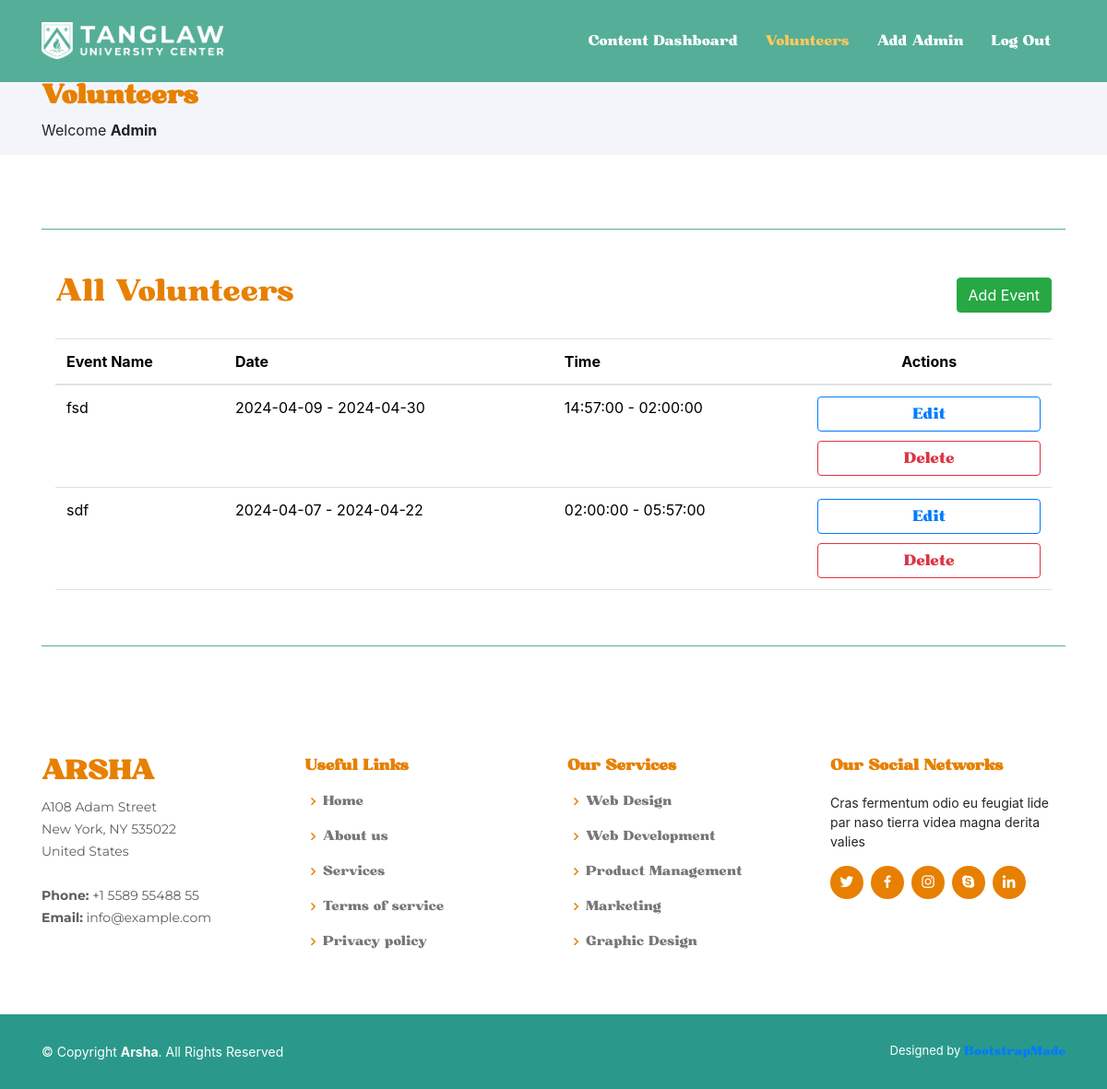
Page /admin/userDashboard.php (signed in) on the earlier database version.
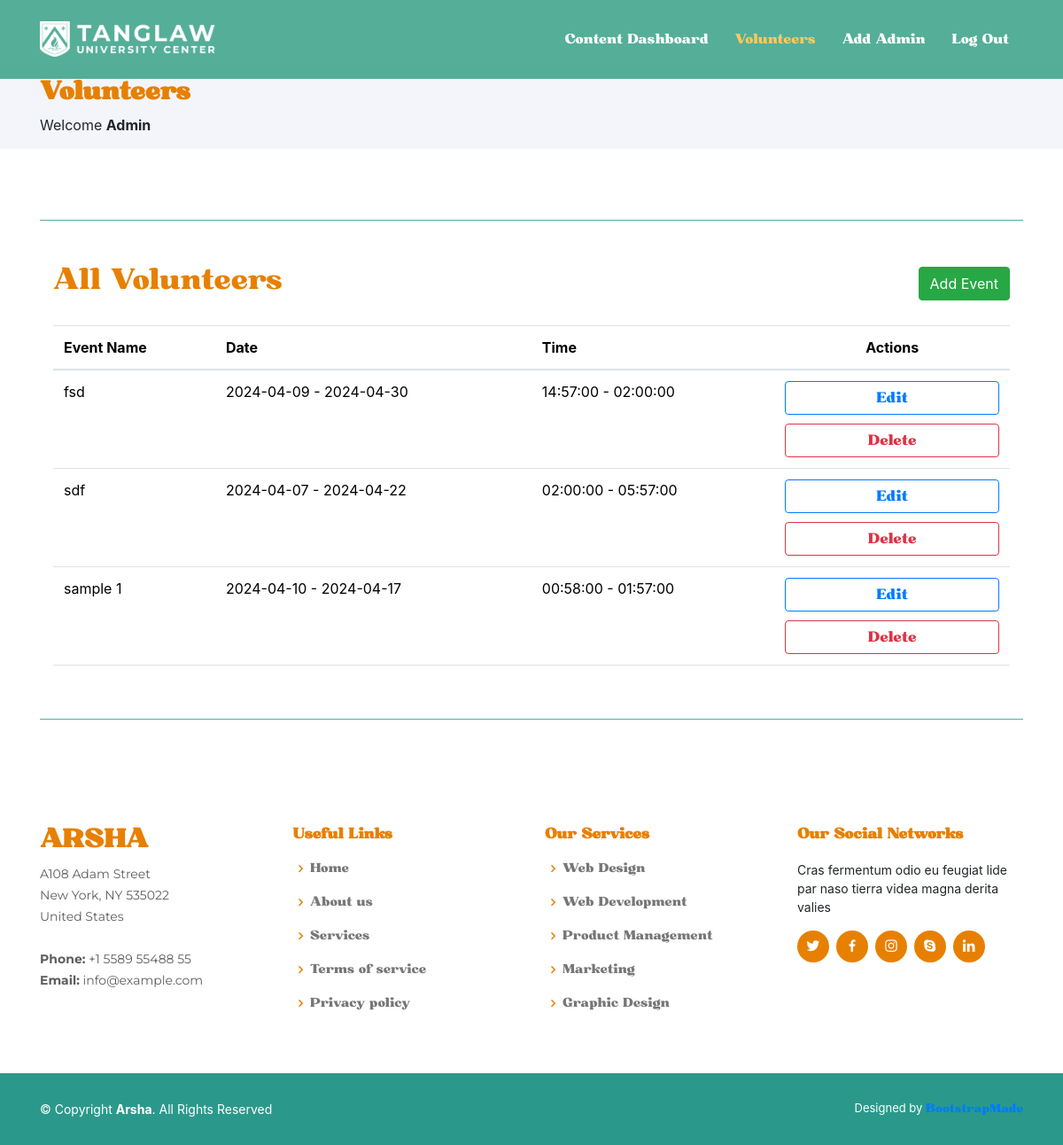
Same page on the later database version.
### tables this page shows
CREATE TABLE `events` (
  `event_image` longblob NOT NULL,
  `event_name` varchar(255) NOT NULL,
  `event_location` varchar(255) NOT NULL,
  `event_contact_person` varchar(255) NOT NULL,
  `event_contact` varchar(11) NOT NULL,
  `event_date_start` date NOT NULL,
  `event_date_end` date NOT NULL,
  `event_time_start` time NOT NULL,
  `event_time_end` time NOT NULL,
  `event_content` mediumtext NOT NULL,
  `event_id` int(11) NOT NULL
);

### admin/userDashboard.php (the view, shortened to what the changed rows need)
<!DOCTYPE html>
<html lang="en">
<head>
  <link href="../assets/vendor/aos/aos.css" rel="stylesheet">
  <link href="../assets/vendor/bootstrap/css/bootstrap.min.css" rel="stylesheet">
  <link href="../assets/vendor/bootstrap-icons/bootstrap-icons.css" rel="stylesheet">
  <link href="../assets/vendor/boxicons/css/boxicons.min.css" rel="stylesheet">
  <link href="../assets/vendor/glightbox/css/glightbox.min.css" rel="stylesheet">
  <link href="../assets/vendor/remixicon/remixicon.css" rel="stylesheet">
  <link href="../assets/vendor/swiper/swiper-bundle.min.css" rel="stylesheet">
  <link rel="stylesheet" href="https://stackpath.bootstrapcdn.com/bootstrap/4.5.2/css/bootstrap.min.css">
  <link href="../assets/css/style.css" rel="stylesheet">
  <link href="../assets/css/font.css" rel="stylesheet">
  <link rel="stylesheet" href="https://stackpath.bootstrapcdn.com/bootstrap/4.5.2/css/bootstrap.min.css">
</head>
<?php
    require_once("../db-connector.php");
    $query = "SELECT * FROM events";
    $stmt = $pdo_obj->query($query);
    $events = $stmt->fetchAll(PDO::FETCH_ASSOC);
?>
<body>
  <main id="main">
    <section id="breadcrumbs" class="breadcrumbs">
      <div class="container">
        <h2 class="header-text-2">Volunteers</h2>
      </div>
    </section>
    <section class="inner-page">
      <div class="container">
    <div class="container table-container">
<br>
<br>
  <div class="d-flex justify-content-between align-items-center">
    <h2 style="color:#e78000">All Volunteers</h2>
  </div>
  <br>
  <table style="margin-bottom:60px;" class="table">
    <thead>
      <tr>
        <th>Event Name</th>
        <th>Date</th>
        <th>Time</th>
        <th style="text-align: center;">Actions</th>
      </tr>
    </thead>
    <tbody>
      <?php foreach ($events as $event): ?>
        <tr>
          <td><?php echo $event['event_name']; ?></td>
          <td><?php echo $event['event_date_start']; ?> - <?php echo $event['event_date_end']; ?></td>
          <td><?php echo $event['event_time_start']; ?> - <?php echo $event['event_time_end']; ?></td>
          <td>
          <a href="editContent.php?id=<?php echo $event['event_id']; ?>"><button style="margin-bottom:10px;" class="btn btn-outline-primary dash-button">Edit</button></a>
          <a href="deleteContent.php?id=<?php echo $event['event_id']; ?>"><button  class="btn btn-outline-danger dash-button">Delete</button>
          </td>
        </tr>
      <?php endforeach; ?>
    </tbody>
  </table>
</div>
      </div>
    </section>
  </main>
</body>
</html>

Differences in the rows shown:
added events: event_name "sample 1", event_date_start "2024-04-10", event_date_end "2024-04-17", event_time_start "00:58:00", event_time_end "01:57:00"
